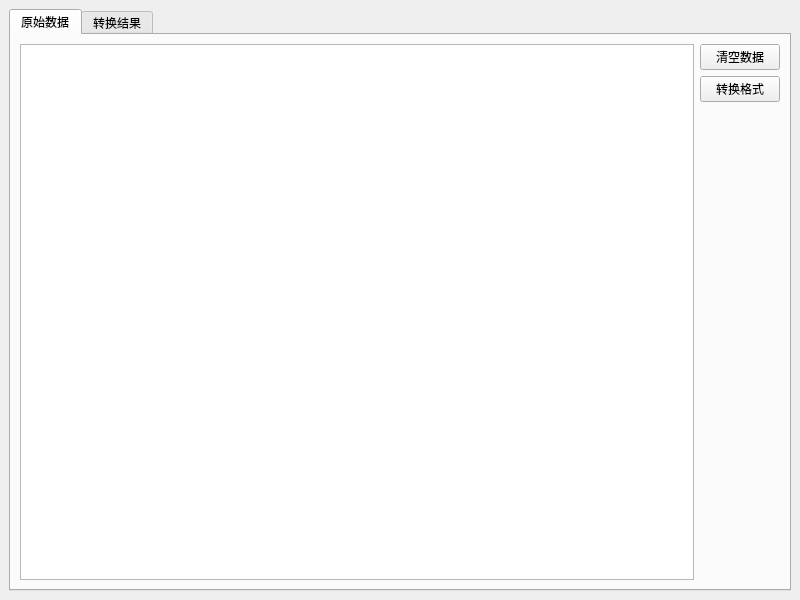
<?xml version="1.0" encoding="UTF-8"?>
<ui version="4.0">
 <class>MainWindow</class>
 <widget class="QMainWindow" name="MainWindow">
  <property name="geometry">
   <rect>
    <x>0</x>
    <y>0</y>
    <width>800</width>
    <height>600</height>
   </rect>
  </property>
  <property name="windowTitle">
   <string>MainWindow</string>
  </property>
  <widget class="QWidget" name="centralwidget">
   <layout class="QVBoxLayout" name="verticalLayout">
    <item>
     <widget class="QTabWidget" name="tabWidget">
      <property name="currentIndex">
       <number>0</number>
      </property>
      <widget class="QWidget" name="tab">
       <attribute name="title">
        <string>原始数据</string>
       </attribute>
       <layout class="QHBoxLayout" name="horizontalLayout_2">
        <item>
         <widget class="QTextEdit" name="textEdit">
          <property name="html">
           <string>&lt;!DOCTYPE HTML PUBLIC &quot;-//W3C//DTD HTML 4.0//EN&quot; &quot;http://www.w3.org/TR/REC-html40/strict.dtd&quot;&gt;
&lt;html&gt;&lt;head&gt;&lt;meta name=&quot;qrichtext&quot; content=&quot;1&quot; /&gt;&lt;meta charset=&quot;utf-8&quot; /&gt;&lt;style type=&quot;text/css&quot;&gt;
p, li { white-space: pre-wrap; }
hr { height: 1px; border-width: 0; }
li.unchecked::marker { content: &quot;\2610&quot;; }
li.checked::marker { content: &quot;\2612&quot;; }
&lt;/style&gt;&lt;/head&gt;&lt;body style=&quot; font-family:'Microsoft YaHei UI'; font-size:9pt; font-weight:400; font-style:normal;&quot;&gt;
&lt;p style=&quot;-qt-paragraph-type:empty; margin-top:0px; margin-bottom:0px; margin-left:0px; margin-right:0px; -qt-block-indent:0; text-indent:0px;&quot;&gt;&lt;br /&gt;&lt;/p&gt;&lt;/body&gt;&lt;/html&gt;</string>
          </property>
         </widget>
        </item>
        <item>
         <layout class="QVBoxLayout" name="verticalLayout_2">
          <item>
           <widget class="QPushButton" name="btn_CleanAll">
            <property name="text">
             <string>清空数据</string>
            </property>
           </widget>
          </item>
          <item>
           <widget class="QPushButton" name="btn_GetCsv">
            <property name="text">
             <string>转换格式</string>
            </property>
           </widget>
          </item>
          <item>
           <spacer name="verticalSpacer">
            <property name="orientation">
             <enum>Qt::Vertical</enum>
            </property>
            <property name="sizeHint" stdset="0">
             <size>
              <width>20</width>
              <height>40</height>
             </size>
            </property>
           </spacer>
          </item>
         </layout>
        </item>
       </layout>
      </widget>
      <widget class="QWidget" name="tab_2">
       <attribute name="title">
        <string>转换结果</string>
       </attribute>
       <layout class="QHBoxLayout" name="horizontalLayout_3">
        <item>
         <widget class="QTableWidget" name="tableWidget">
          <column>
           <property name="text">
            <string>商品ID</string>
           </property>
          </column>
          <column>
           <property name="text">
            <string>主拼</string>
           </property>
          </column>
          <column>
           <property name="text">
            <string>参与拼盘</string>
           </property>
          </column>
          <column>
           <property name="text">
            <string>商品重量</string>
           </property>
          </column>
         </widget>
        </item>
        <item>
         <layout class="QVBoxLayout" name="verticalLayout_3">
          <item>
           <widget class="QPushButton" name="btn_AddLine">
            <property name="text">
             <string>新增一行</string>
            </property>
           </widget>
          </item>
          <item>
           <widget class="QPushButton" name="btn_DelLine">
            <property name="text">
             <string>删除一行</string>
            </property>
           </widget>
          </item>
          <item>
           <widget class="QPushButton" name="btn_ReSplit">
            <property name="text">
             <string>重新拆分</string>
            </property>
           </widget>
          </item>
          <item>
           <widget class="QPushButton" name="btn_Save">
            <property name="text">
             <string>输出结果</string>
            </property>
           </widget>
          </item>
          <item>
           <spacer name="verticalSpacer_2">
            <property name="orientation">
             <enum>Qt::Vertical</enum>
            </property>
            <property name="sizeHint" stdset="0">
             <size>
              <width>20</width>
              <height>40</height>
             </size>
            </property>
           </spacer>
          </item>
         </layout>
        </item>
       </layout>
      </widget>
     </widget>
    </item>
   </layout>
  </widget>
 </widget>
 <resources/>
 <connections/>
</ui>
